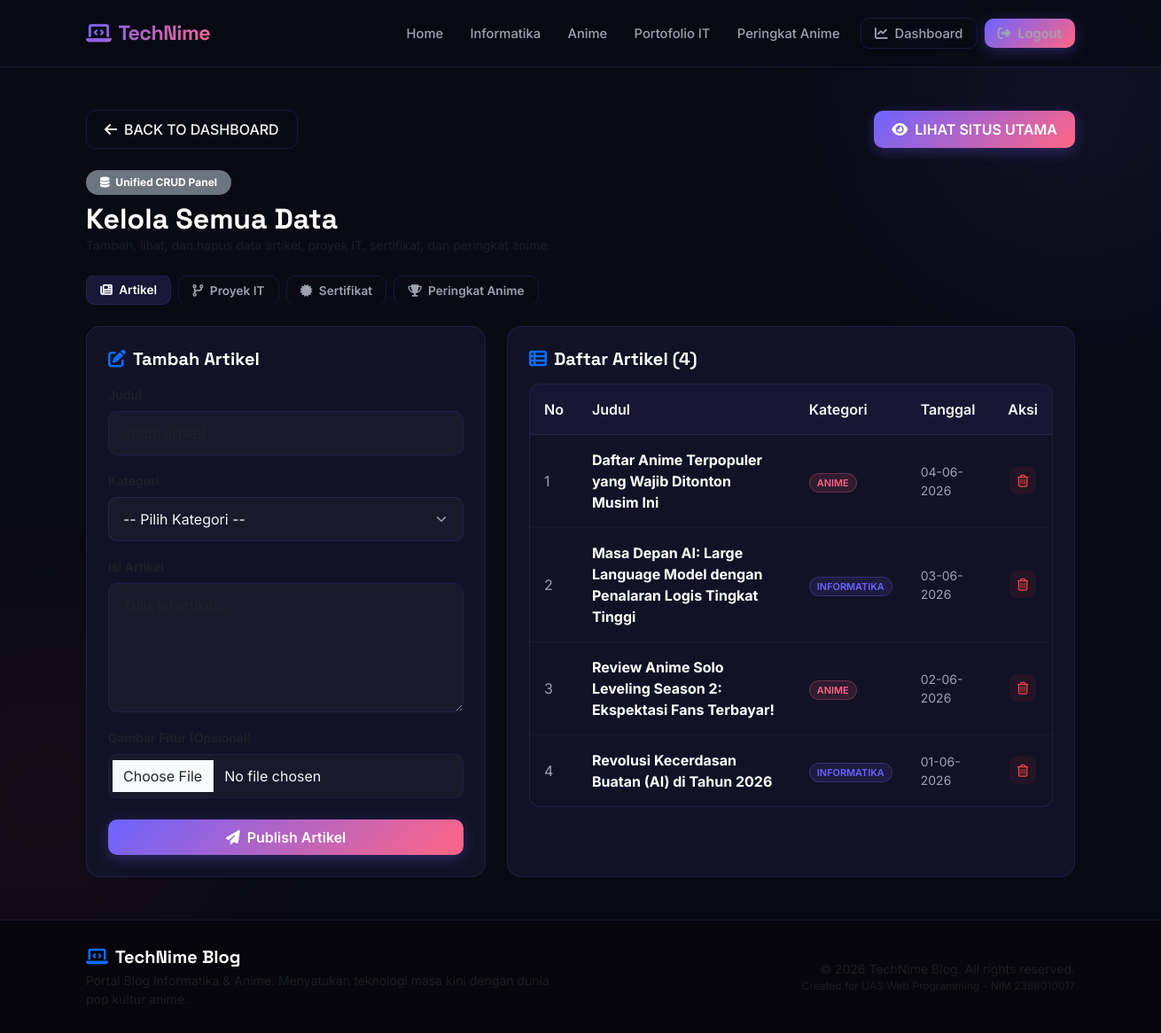
Screenshot of /admin/kelola.php (signed in) with the database file from the repository.
### tables this page shows
CREATE TABLE IF NOT EXISTS `artikel` (
  `id` int(11) NOT NULL AUTO_INCREMENT,
  `judul` varchar(255) NOT NULL,
  `kategori` varchar(50) NOT NULL,
  `isi` text NOT NULL,
  `tanggal` date NOT NULL,
  `gambar_fitur` varchar(255) DEFAULT 'default-post.png',
  `created_at` timestamp NOT NULL DEFAULT current_timestamp(),
  PRIMARY KEY (`id`)
);

### config/koneksi.php (called while the page is built, shortened)
<?php
$db_host = getenv('DATABASE_HOST') ?: 'localhost';
$db_name = getenv('DATABASE_NAME') ?: 'uasadmin_2388010017';
$db_user = getenv('DATABASE_USER') ?: 'uas_user';
$db_pass = getenv('DATABASE_PASSWORD') ?: 'arif1234567891123';
$conn = null;
$is_db_connected = false;
try {
    $conn = new PDO("mysql:host=$db_host;dbname=$db_name;charset=utf8mb4", $db_user, $db_pass);
    $conn->setAttribute(PDO::ATTR_ERRMODE, PDO::ERRMODE_EXCEPTION);
    $conn->setAttribute(PDO::ATTR_DEFAULT_FETCH_MODE, PDO::FETCH_ASSOC);
    $is_db_connected = true;
} catch (PDOException $e) {
    $is_db_connected = false;
    $db_connection_error = $e->getMessage();
}
function get_all_articles($kategori = null) {
    global $conn, $is_db_connected;
    if ($is_db_connected) {
        try {
            if ($kategori) {
                $stmt = $conn->prepare("SELECT * FROM artikel WHERE kategori = :kategori ORDER BY tanggal DESC, id DESC");
                $stmt->execute(['kategori' => $kategori]);
            } else {
                $stmt = $conn->query("SELECT * FROM artikel ORDER BY tanggal DESC, id DESC");
            }
            return $stmt->fetchAll();
        } catch (PDOException $e) {
            return get_dummy_articles($kategori);
        }
    }
    return get_dummy_articles($kategori);
}

### admin/kelola.php (the view, shortened to what this page needs)
<?php
include_once '../config/koneksi.php';
$articles    = get_all_articles();
$activeTab = $_GET['tab'] ?? 'artikel';
include_once '../includes/header.php';
?>
<div class="container py-4 py-md-5 flex-grow-1">
    <div class="d-flex flex-column flex-sm-row justify-content-between align-items-start align-items-sm-center gap-2 mb-4">
        <a href="dashboard.php" class="btn btn-outline-custom d-inline-flex align-items-center">
            <i class="fa-solid fa-arrow-left me-2"></i> BACK TO DASHBOARD
        </a>
        <a href="../index.php" class="btn btn-gradient d-inline-flex align-items-center" target="_blank">
            <i class="fa-solid fa-eye me-2"></i> LIHAT SITUS UTAMA
        </a>
    </div>
    <div class="mb-4">
        <span class="badge bg-secondary text-white mb-2 px-3 py-2" style="font-size:.75rem;border-radius:30px;">
            <i class="fa-solid fa-database me-1"></i> Unified CRUD Panel
        </span>
        <h2 class="text-white m-0">Kelola Semua Data</h2>
        <p class="text-muted m-0 small">Tambah, lihat, dan hapus data artikel, proyek IT, sertifikat, dan peringkat anime.</p>
    </div>
    <ul class="nav nav-tabs border-0 mb-4 flex-nowrap overflow-auto" id="kelolaTab" role="tablist" style="gap:.5rem;">
        <li class="nav-item" role="presentation">
            <button class="nav-link px-3 py-2 text-nowrap <?php echo ($activeTab === 'artikel') ? 'active' : ''; ?>" id="tab-artikel" data-bs-toggle="tab" data-bs-target="#pane-artikel" type="button" role="tab" style="border-radius:10px;background:<?php echo ($activeTab === 'artikel') ? 'rgba(108,99,255,.15)' : 'transparent'; ?>;color:<?php echo ($activeTab === 'artikel') ? '#fff' : 'var(--muted)'; ?>;border:1px solid var(--border);font-weight:600;font-size:.85rem;">
                <i class="fa-solid fa-newspaper me-1"></i> Artikel
            </button>
        </li>
        <li class="nav-item" role="presentation">
            <button class="nav-link px-3 py-2 text-nowrap <?php echo ($activeTab === 'proyek') ? 'active' : ''; ?>" id="tab-proyek" data-bs-toggle="tab" data-bs-target="#pane-proyek" type="button" role="tab" style="border-radius:10px;background:<?php echo ($activeTab === 'proyek') ? 'rgba(108,99,255,.15)' : 'transparent'; ?>;color:<?php echo ($activeTab === 'proyek') ? '#fff' : 'var(--muted)'; ?>;border:1px solid var(--border);font-weight:600;font-size:.85rem;">
                <i class="fa-solid fa-code-branch me-1"></i> Proyek IT
            </button>
        </li>
        <li class="nav-item" role="presentation">
            <button class="nav-link px-3 py-2 text-nowrap <?php echo ($activeTab === 'sertifikat') ? 'active' : ''; ?>" id="tab-sertifikat" data-bs-toggle="tab" data-bs-target="#pane-sertifikat" type="button" role="tab" style="border-radius:10px;background:<?php echo ($activeTab === 'sertifikat') ? 'rgba(108,99,255,.15)' : 'transparent'; ?>;color:<?php echo ($activeTab === 'sertifikat') ? '#fff' : 'var(--muted)'; ?>;border:1px solid var(--border);font-weight:600;font-size:.85rem;">
                <i class="fa-solid fa-certificate me-1"></i> Sertifikat
            </button>
        </li>
        <li class="nav-item" role="presentation">
            <button class="nav-link px-3 py-2 text-nowrap <?php echo ($activeTab === 'ranking') ? 'active' : ''; ?>" id="tab-ranking" data-bs-toggle="tab" data-bs-target="#pane-ranking" type="button" role="tab" style="border-radius:10px;background:<?php echo ($activeTab === 'ranking') ? 'rgba(108,99,255,.15)' : 'transparent'; ?>;color:<?php echo ($activeTab === 'ranking') ? '#fff' : 'var(--muted)'; ?>;border:1px solid var(--border);font-weight:600;font-size:.85rem;">
                <i class="fa-solid fa-trophy me-1"></i> Peringkat Anime
            </button>
        </li>
    </ul>
    <div class="tab-content" id="kelolaTabContent">
        <div class="tab-pane fade <?php echo ($activeTab === 'artikel') ? 'show active' : ''; ?>" id="pane-artikel" role="tabpanel">
            <div class="row g-4">
                <div class="col-lg-5">
                    <div class="card card-custom p-4">
                        <h5 class="text-white mb-3 brand-font"><i class="fa-solid fa-pen-to-square text-primary me-2"></i>Tambah Artikel</h5>
                        <form action="kelola.php?tab=artikel" method="POST" enctype="multipart/form-data">
                            <div class="mb-3">
                                <label class="form-label text-muted small fw-semibold">Judul</label>
                                <input type="text" class="form-control form-control-custom" name="judul" placeholder="Judul artikel" required>
                            </div>
                            <div class="mb-3">
                                <label class="form-label text-muted small fw-semibold">Kategori</label>
                                <select class="form-select form-select-custom" name="kategori" required>
                                    <option value="" disabled selected>-- Pilih Kategori --</option>
                                </select>
                            </div>
                            <div class="mb-3">
                                <label class="form-label text-muted small fw-semibold">Isi Artikel</label>
                                <textarea class="form-control form-control-custom" name="isi" rows="5" placeholder="Tulis isi artikel..." required></textarea>
                            </div>
                            <div class="mb-4">
                                <label class="form-label text-muted small fw-semibold">Gambar Fitur (Opsional)</label>
                                <input type="file" class="form-control form-control-custom" name="gambar_fitur" accept="image/*">
                            </div>
                            <button type="submit" class="btn btn-gradient w-100 py-2"><i class="fa-solid fa-paper-plane me-2"></i>Publish Artikel</button>
                        </form>
                    </div>
                </div>
                <div class="col-lg-7">
                    <div class="card card-custom p-4">
                        <h5 class="text-white mb-3 brand-font"><i class="fa-solid fa-table-list text-primary me-2"></i>Daftar Artikel (<?php echo count($articles); ?>)</h5>
                        <?php if (empty($articles)): ?>
                            <div class="text-center py-5 text-muted"><i class="fa-solid fa-inbox fa-2x mb-2 d-block"></i>Belum ada artikel.</div>
                        <?php else: ?>
                        <div class="table-responsive">
                            <table class="table table-custom w-100">
                                <thead><tr><th>No</th><th>Judul</th><th>Kategori</th><th>Tanggal</th><th class="text-center">Aksi</th></tr></thead>
                                <tbody>
                                <?php $no=1; foreach((array)$articles as $a): ?>
                                <tr>
                                    <td><?php echo $no++; ?></td>
                                    <td><strong class="text-white"><?php echo htmlspecialchars($a['judul']); ?></strong></td>
                                    <td><span class="<?php echo (strcasecmp($a['kategori'],'Informatika')===0)?'badge-it':'badge-anime'; ?>" style="font-size:.68rem;padding:.2rem .5rem;"><?php echo htmlspecialchars($a['kategori']); ?></span></td>
                                    <td class="small"><?php echo date('d-m-Y', strtotime($a['tanggal'])); ?></td>
                                    <td class="text-center">
                                        <a href="kelola.php?action=delete&type=artikel&id=<?php echo $a['id']; ?>&tab=artikel" class="btn btn-sm px-2 py-1" style="background:rgba(220,38,38,.08);color:#ef4444;border-radius:8px;" onclick="return confirm('Hapus artikel ini?')"><i class="fa-regular fa-trash-can"></i></a>
                                    </td>
                                </tr>
                                <?php endforeach; ?>
                                </tbody>
                            </table>
                        </div>
                        <?php endif; ?>
                    </div>
                </div>
            </div>
        </div>
    </div>
</div>
<?php include_once '../includes/footer.php'; ?>

### rows the page displays
artikel: judul "Daftar Anime Terpopuler yang Wajib Ditonton Musim Ini", kategori "ANIME", tanggal "04-06-2026"
artikel: judul "Masa Depan AI: Large Language Model dengan Penalaran Logis Tingkat Tinggi", kategori "INFORMATIKA", tanggal "03-06-2026"
artikel: judul "Review Anime Solo Leveling Season 2: Ekspektasi Fans Terbayar!", kategori "ANIME", tanggal "02-06-2026"
artikel: judul "Revolusi Kecerdasan Buatan (AI) di Tahun 2026", kategori "INFORMATIKA", tanggal "01-06-2026"

### other values shown
count($articles) "4"
